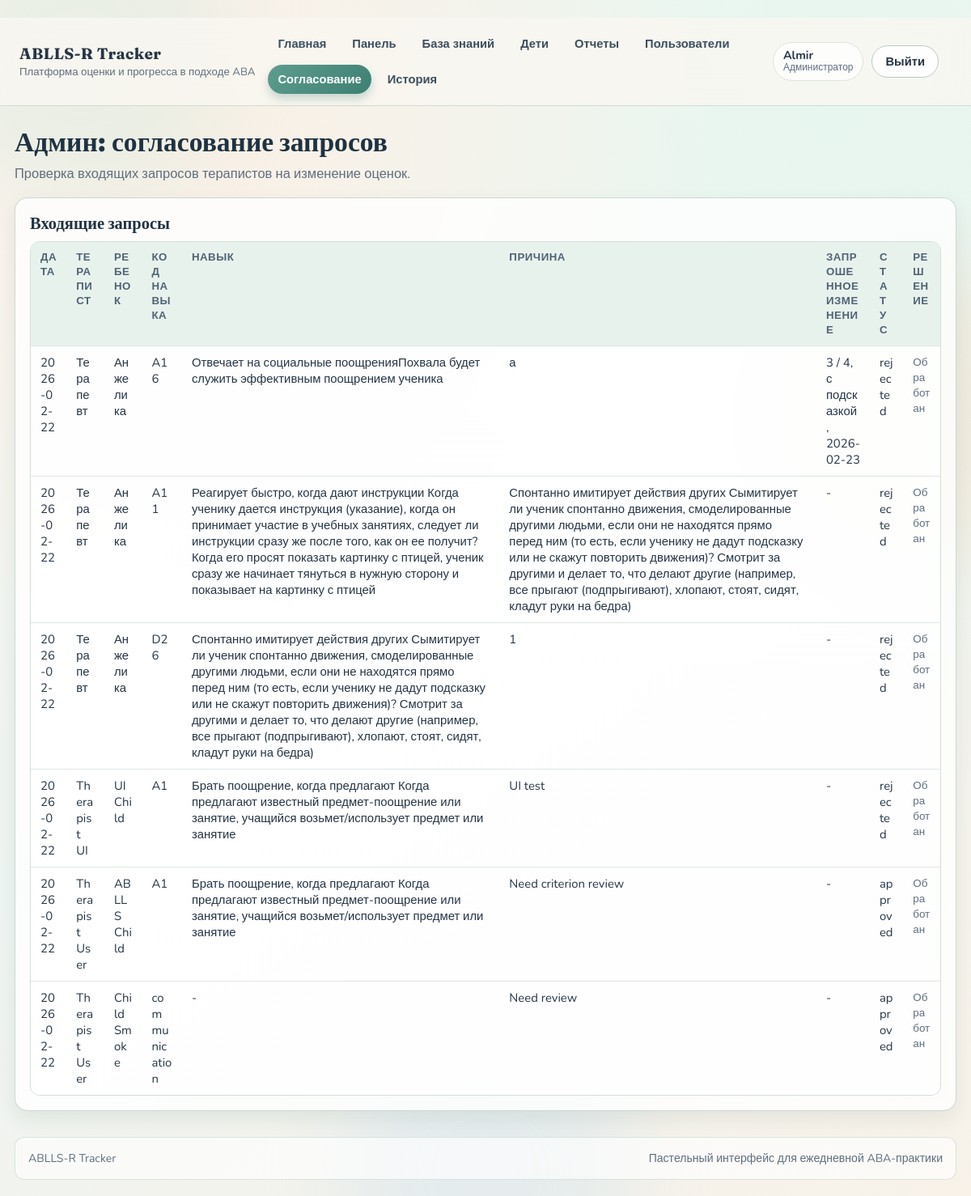
The app's page /admin/edit-requests (signed in) with its own data.
### app/models/user.py (models this page shows)
class User(Base):
    __tablename__ = "users"
    id: Mapped[str] = mapped_column(
        String(36),
        primary_key=True,
        default=lambda: str(uuid.uuid4()),
    )
    email: Mapped[str] = mapped_column(String(255), unique=True, index=True)
    full_name: Mapped[str] = mapped_column(String(255))
    role: Mapped[str] = mapped_column(String(20))
    password_hash: Mapped[str] = mapped_column(String(255))
    created_at: Mapped[datetime] = mapped_column(
        DateTime,
        default=lambda: datetime.now(timezone.utc),
    )

### app/models/edit_request.py (models this page shows)
class EditRequest(Base):
    __tablename__ = "edit_requests"
    id: Mapped[str] = mapped_column(
        String(36),
        primary_key=True,
        default=lambda: str(uuid.uuid4()),
    )
    child_id: Mapped[str] = mapped_column(String(36), ForeignKey("children.id"), index=True)
    therapist_id: Mapped[str] = mapped_column(String(36), ForeignKey("users.id"), index=True)
    area: Mapped[str] = mapped_column(String(120))
    reason: Mapped[str] = mapped_column(Text)
    requested_score: Mapped[int | None] = mapped_column(Integer, nullable=True)
    requested_is_prompted: Mapped[bool | None] = mapped_column(Boolean, nullable=True)
    requested_assessment_date: Mapped[date | None] = mapped_column(Date, nullable=True)
    requested_comment: Mapped[str | None] = mapped_column(Text, nullable=True)
    status: Mapped[str] = mapped_column(String(20), default="pending")
    admin_comment: Mapped[str | None] = mapped_column(Text, nullable=True)
    applied_assessment_id: Mapped[str | None] = mapped_column(String(36), nullable=True)
    reviewed_by: Mapped[str | None] = mapped_column(
        String(36),
        ForeignKey("users.id"),
        nullable=True,
    )
    reviewed_at: Mapped[datetime | None] = mapped_column(DateTime, nullable=True)
    created_at: Mapped[datetime] = mapped_column(
        DateTime,
        default=lambda: datetime.now(timezone.utc),
    )

### app/models/child.py (models this page shows)
class Child(Base):
    __tablename__ = "children"
    id: Mapped[str] = mapped_column(
        String(36),
        primary_key=True,
        default=lambda: str(uuid.uuid4()),
    )
    full_name: Mapped[str] = mapped_column(String(255), index=True)
    birth_date: Mapped[date | None] = mapped_column(Date, nullable=True)
    notes: Mapped[str | None] = mapped_column(Text, nullable=True)
    created_by: Mapped[str | None] = mapped_column(
        String(36),
        ForeignKey("users.id"),
        nullable=True,
    )
    created_at: Mapped[datetime] = mapped_column(
        DateTime,
        default=lambda: datetime.now(timezone.utc),
    )

### app/models/ablls_task.py (models this page shows)
class ABLLSTask(Base):
    __tablename__ = "ablls_tasks"
    code: Mapped[str] = mapped_column(String(16), primary_key=True)
    section_code: Mapped[str] = mapped_column(String(2), index=True)
    section_name: Mapped[str] = mapped_column(String(120))
    item_number: Mapped[int] = mapped_column(Integer, index=True)
    objective: Mapped[str] = mapped_column(Text)
    criteria: Mapped[str] = mapped_column(Text)
    max_score: Mapped[int] = mapped_column(Integer, default=1)
    source_sheet: Mapped[str] = mapped_column(String(40))

### app/routers/pages.py (the view)
@router.get("/admin/edit-requests")
def admin_edit_requests(request: Request, db: Session = Depends(get_db)):
    _, response = _require_roles(request, db, {"admin"})
    if response:
        return response
    reqs = db.execute(
        select(EditRequest).order_by(EditRequest.created_at.desc())
    ).scalars().all()
    children = db.execute(select(Child)).scalars().all()
    users = db.execute(select(User)).scalars().all()
    child_map = {child.id: child for child in children}
    user_map = {user.id: user for user in users}
    req_skill_codes = sorted({(req.area or "").strip().upper() for req in reqs if req.area})
    req_tasks = []
    if req_skill_codes:
        req_tasks = db.execute(select(ABLLSTask).where(ABLLSTask.code.in_(req_skill_codes))).scalars().all()
    req_task_map = {task.code: task for task in req_tasks}
    context = _base_context(request, db)
    context.update(
        {
            "edit_requests": reqs,
            "edit_request_child_map": child_map,
            "edit_request_user_map": user_map,
            "edit_request_task_map": req_task_map,
        }
    )
    return templates.TemplateResponse("admin/edit_requests.html", context)

### templates/admin/edit_requests.html (shortened to what this page needs)
﻿{% extends "base.html" %}
{% block content %}
  <section class="page-head">
    <h1 class="page-title">Админ: согласование запросов</h1>
    <p class="page-subtitle">Проверка входящих запросов терапистов на изменение оценок.</p>
  </section>
  <section class="card">
    <h2>Входящие запросы</h2>
    {% if edit_requests %}
      <div class="table-wrap">
        <table class="table">
          <thead>
            <tr>
              <th>Дата</th>
              <th>Терапист</th>
              <th>Ребенок</th>
              <th>Код навыка</th>
              <th>Навык</th>
              <th>Причина</th>
              <th>Запрошенное изменение</th>
              <th>Статус</th>
              <th>Решение</th>
            </tr>
          </thead>
          <tbody>
            {% for req in edit_requests %}
              {% set task = edit_request_task_map.get(req.area) %}
              <tr>
                <td>{{ req.created_at.strftime("%Y-%m-%d") }}</td>
                <td>{{ edit_request_user_map.get(req.therapist_id).full_name if edit_request_user_map.get(req.therapist_id) else req.therapist_id }}</td>
                <td>{{ edit_request_child_map.get(req.child_id).full_name if edit_request_child_map.get(req.child_id) else req.child_id }}</td>
                <td>{{ req.area }}</td>
                <td>{{ task.objective if task else "-" }}</td>
                <td>{{ req.reason }}</td>
                <td>
                  {% if req.requested_score is not none %}
                    {{ req.requested_score }}{% if task %} / {{ task.max_score }}{% endif %},
                    {{ "с подсказкой" if req.requested_is_prompted else "самостоятельно" }}
                    {% if req.requested_assessment_date %}, {{ req.requested_assessment_date }}{% endif %}
                  {% else %}
                    -
                  {% endif %}
                </td>
                <td>{{ req.status }}</td>
                <td>
                  {% if req.status == "pending" %}
                    <form class="form" method="post" action="/admin/edit-requests/{{ req.id }}/decision">
                      <select name="decision" required>
                        <option value="approved">Одобрить</option>
                        <option value="rejected">Отклонить</option>
                      </select>
                      <input type="text" name="admin_comment" placeholder="Комментарий">
                      <button type="submit">Сохранить</button>
                    </form>
                  {% else %}
                    <span class="hint">
                      Обработан
                    </span>
                  {% endif %}
                </td>
              </tr>
            {% endfor %}
          </tbody>
        </table>
      </div>
    {% else %}
      <p>Новых запросов нет.</p>
    {% endif %}
  </section>
{% endblock %}

### templates/base.html (shortened to what this page needs)
﻿<!doctype html>
<html lang="ru">
  <head>
    <link rel="stylesheet" href="/static/styles.css">
  </head>
  <body>
    <div class="bg-orb bg-orb-a" aria-hidden="true"></div>
    <div class="bg-orb bg-orb-b" aria-hidden="true"></div>
    <div class="bg-orb bg-orb-c" aria-hidden="true"></div>
    <header class="site-header">
      <div class="brand-wrap">
        <a class="brand" href="/">ABLLS-R Tracker</a>
        <span class="brand-subtitle">Платформа оценки и прогресса в подходе ABA</span>
      </div>
      <nav class="nav" id="mainNav">
        <a href="/">Главная</a>
        {% if current_user %}
          <a href="/dashboard">Панель</a>
          <a href="/knowledge-base">База знаний</a>
          {% if current_user.role in ["admin", "therapist"] %}
            <a href="/children">Дети</a>
          {% endif %}
          {% if current_user.role in ["admin", "therapist", "parent"] %}
            <a href="/reports">Отчеты</a>
          {% endif %}
          {% if current_user.role == "admin" %}
            <a href="/admin/users">Пользователи</a>
            <a href="/admin/edit-requests">Согласование</a>
            <a href="/history">История</a>
          {% endif %}
        {% endif %}
      </nav>
      <div class="auth">
        {% if current_user %}
          <div class="user-pill">
            <span class="user-name">{{ current_user.full_name }}</span>
            <span class="user-role">{{ role_labels.get(current_user.role, current_user.role) }}</span>
          </div>
          <form action="/auth/logout" method="post" class="logout">
            <button type="submit">Выйти</button>
          </form>
        {% else %}
          <a class="link-button" href="/auth/login">Войти</a>
          <a class="button" href="/auth/register">Регистрация</a>
        {% endif %}
      </div>
    </header>
    <main class="page">
      {% block content %}{% endblock %}
    </main>
    <footer class="site-footer">
      <div>ABLLS-R Tracker</div>
      <div>Пастельный интерфейс для ежедневной ABA-практики</div>
    </footer>
  </body>
</html>

### records on screen
User: full_name "Almir", get "Администратор"
EditRequest: created_at "2026-02-22", area "A16", reason "а", requested_score "3", requested_is_prompted "с подсказкой", requested_assessment_date "2026-02-23", status "rejected", shows "Обработан"
User: get "Терапевт"
Child: get "Анжелика"
ABLLSTask: objective "Отвечает на социальные поощренияПохвала будет служить эффективным поощрением ученика", max_score "4"
EditRequest: created_at "2026-02-22", area "A11", reason "Спонтанно имитирует действия других Сымитирует ли ученик спонтанно движения, смоделированные другими людьми, если они не находятся прямо перед ним (то есть, если ученику не дадут подсказку или не скажут повторить движения)? Смотрит за другими и делает то, что делают другие (например, все прыгают (подпрыгивают), хлопают, стоят, сидят, кладут руки на бедра)", status "rejected", shows "Обработан"
ABLLSTask: objective "Реагирует быстро, когда дают инструкции Когда ученику дается инструкция (указание), когда он принимает участие в учебных занятиях, следует ли инструкции сразу же после того, как он ее получит? Когда его просят показать картинку с птицей, ученик сразу же начинает тянуться в нужную сторону и показывает на картинку с птицей"
EditRequest: created_at "2026-02-22", area "D26", reason "1", status "rejected", shows "Обработан"
ABLLSTask: objective "Спонтанно имитирует действия других Сымитирует ли ученик спонтанно движения, смоделированные другими людьми, если они не находятся прямо перед ним (то есть, если ученику не дадут подсказку или не скажут повторить движения)? Смотрит за другими и делает то, что делают другие (например, все прыгают (подпрыгивают), хлопают, стоят, сидят, кладут руки на бедра)"
EditRequest: created_at "2026-02-22", area "A1", reason "UI test", status "rejected", shows "Обработан"
User: get "Therapist UI"
Child: get "UI Child"
ABLLSTask: objective "Брать поощрение, когда предлагают Когда предлагают известный предмет-поощрение или занятие, учащийся возьмет/использует предмет или занятие"
EditRequest: created_at "2026-02-22", area "A1", reason "Need criterion review", status "approved", shows "Обработан"
User: get "Therapist User"
Child: get "ABLLS Child"
EditRequest: created_at "2026-02-22", area "communication", objective "-", reason "Need review", status "approved", shows "Обработан"
User: get "Therapist User"
Child: get "Child Smoke"
